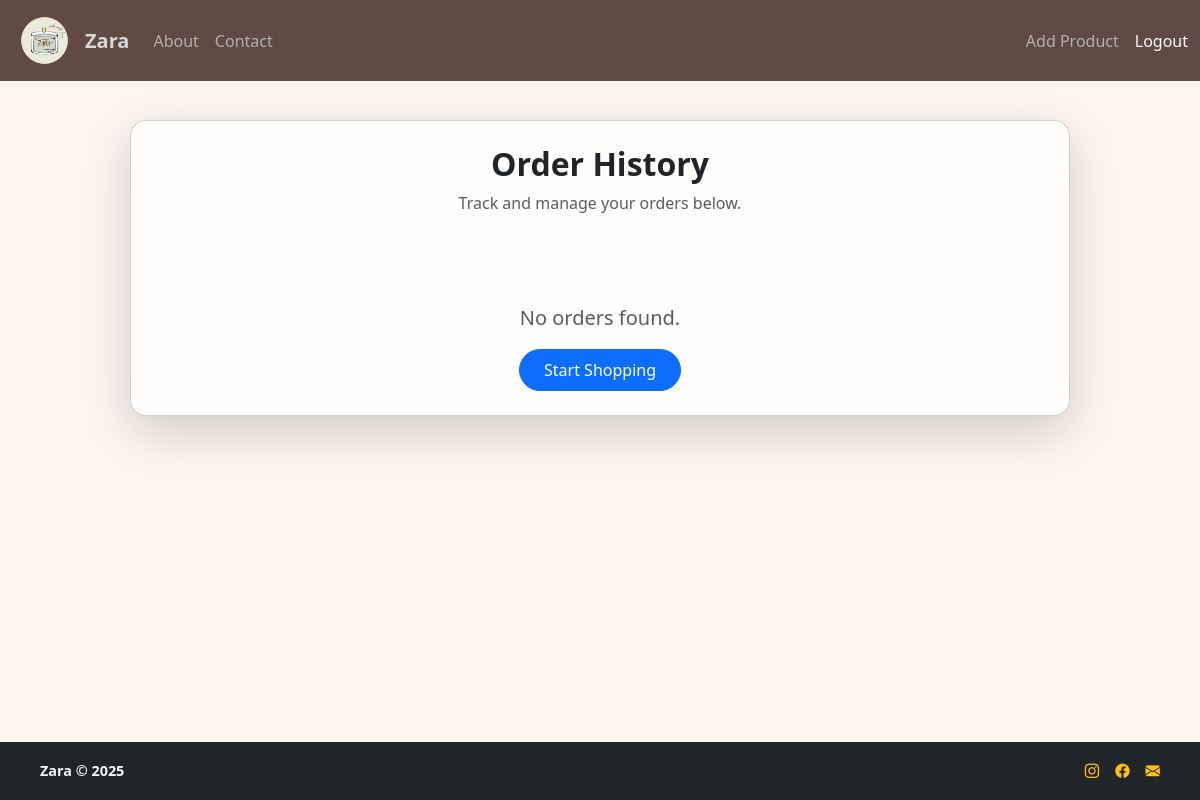
The page /orders/orders/history/ (signed in) on the database as committed earlier.
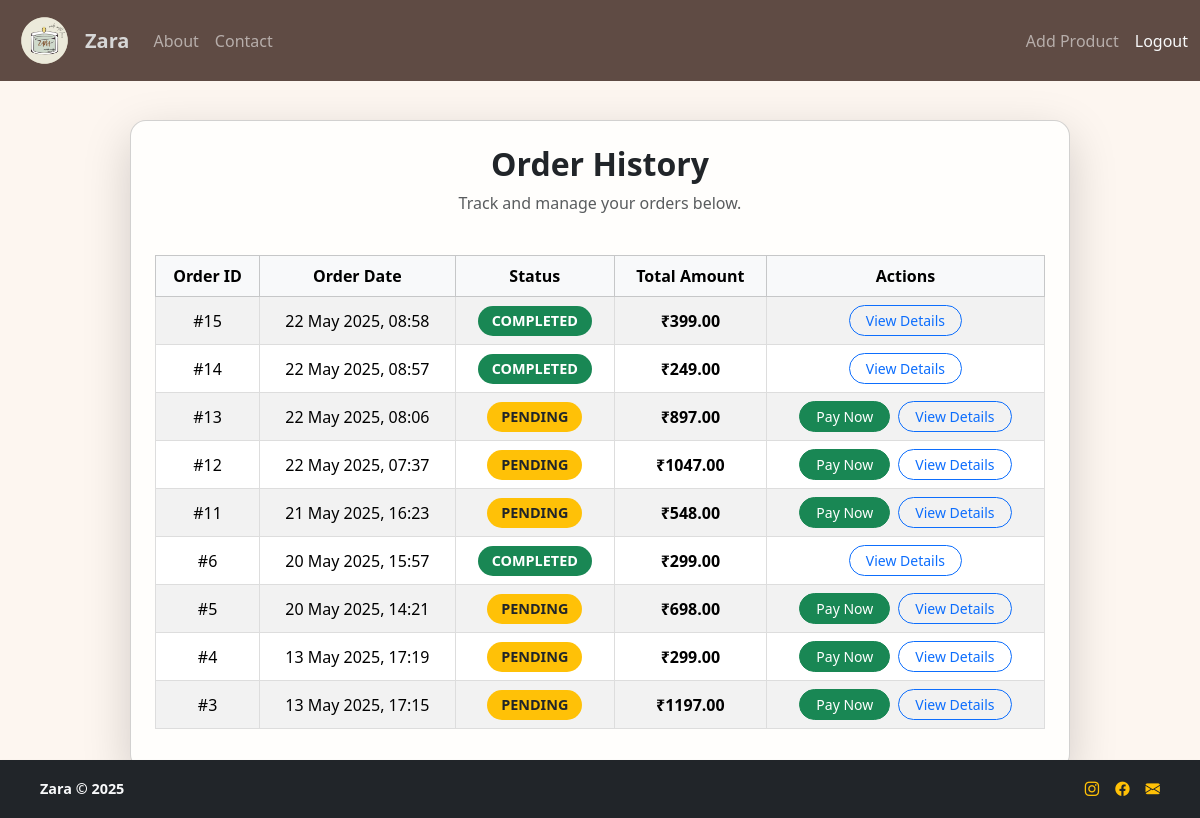
The same page on the database as committed later.
### orders/models.py (models this page shows, shortened)
class Order(models.Model):
    user = models.ForeignKey(User, on_delete=models.CASCADE)
    order_date = models.DateTimeField(auto_now_add=True)
    total_amount = models.DecimalField(max_digits=10, decimal_places=2)
    status = models.CharField(max_length=20, choices=[('PENDING','Pending'),('COMPLETED','Completed')])
    razorpay_order_id = models.CharField(max_length=255)
    address = models.ForeignKey(Address, on_delete=models.CASCADE, null=True, blank=True, related_name="orders")

### orders/views.py (the view)
# urls.py: path('orders/history/', views.order_history, name='order_history'),
@login_required
def order_history(request):
    orders = Order.objects.filter(user=request.user).prefetch_related('order_details').order_by('-order_date')
    return render(request, 'order_history.html', {'orders': orders})

### orders/templates/order_history.html (shortened to what this page needs)
{% extends 'base.html' %}
{% load static %}
{% block content %}
<section class="container py-5">
  <div class="card shadow-lg rounded-4 p-4 mx-auto" style="max-width: 1100px; background-color: #fffefc;">
    <div class="text-center mb-4">
      <h2 class="fw-bold">Order History</h2>
      <p class="text-muted">Track and manage your orders below.</p>
    </div>
    {% if orders %}
    <div class="table-responsive">
      <table class="table table-bordered table-striped text-center align-middle" style="border: 1px solid #ddd;">
        <thead class="table-light">
          <tr>
            <th scope="col">Order ID</th>
            <th scope="col">Order Date</th>
            <th scope="col">Status</th>
            <th scope="col">Total Amount</th>
            <th scope="col">Actions</th>
          </tr>
        </thead>
        <tbody>
          {% for order in orders %}
          <tr>
            <td>#{{ order.id }}</td>
            <td>{{ order.order_date|date:"d M Y, H:i" }}</td>
            <td>
              <span class="badge
                {% if order.status == 'PENDING' %} bg-warning text-dark
                {% elif order.status == 'COMPLETED' %} bg-success
                {% else %} bg-secondary
                {% endif %}" style="padding: 8px 14px; font-size: 0.9rem; border-radius: 20px;">
                {{ order.status }}
              </span>
            </td>
            <td><strong>₹{{ order.total_amount }}</strong></td>
            <td>
              <div class="d-flex justify-content-center gap-2 flex-wrap">
                {% if order.status == 'PENDING' %}
                <a href="{% url 'payment:create_razorpay_order' order.id %}" class="btn btn-success btn-sm px-3 rounded-pill">Pay Now</a>
                {% endif %}
                <a href="{% url 'order_detail' order.id %}" class="btn btn-outline-primary btn-sm px-3 rounded-pill">View Details</a>
              </div>
            </td>
          </tr>
          {% endfor %}
        </tbody>
      </table>
    </div>
    {% else %}
    <div class="text-center mt-5">
      <p class="text-muted fs-5">No orders found.</p>
      <a href="{% url 'homepage' %}" class="btn btn-primary px-4 py-2 rounded-pill">Start Shopping</a>
    </div>
    {% endif %}
  </div>
</section>
{% endblock %}

### mainapp/templates/base.html (shortened to what this page needs)
<!doctype html>
{% load static %}
<html lang="en">
<head>
  <link rel="stylesheet" href="https://cdn.jsdelivr.net/npm/bootstrap-icons@1.10.5/font/bootstrap-icons.css">
  <link href="https://cdn.jsdelivr.net/npm/bootstrap@5.3.3/dist/css/bootstrap.min.css" rel="stylesheet">
  <link rel="stylesheet" href="{% static 'css/style.css' %}">
</head>
<body style="background-color: #fdf6f0;">
  <header class="position-fixed top-0 w-100 z-3" id="site-header">
    <nav class="navbar navbar-expand-lg navbar-dark py-2" style="background-color: #5f4b44; min-height: 60px;">
      <div class="container-fluid">
        <img src="{% static 'images\logos\3-removebg-preview.png' %}" alt="Zara Logo" width="65" height="65" class="me-2 rounded-circle">
        <a class="navbar-brand" href="{% url 'homepage' %}" style="color: #d7d7d7; font-weight: 600;">Zara</a>
        <div class="collapse navbar-collapse" id="navbarNavDropdown">
          <ul class="navbar-nav me-3">
            <li class="nav-item">
              <a class="nav-link" href="{% url 'aboutpage' %}">About</a>
            </li>
            <li class="nav-item">
                <a class="nav-link" href="{% url 'contactpage' %}">Contact</a>
              </li>
          </ul>
          <div class="d-flex align-items-center ms-auto gap-3">
            <ul class="navbar-nav d-flex flex-row align-items-center gap-2 mb-0">
              {% if user.is_authenticated %}
                {% if user.is_staff %}
                <li class="nav-item">
                  <a class="nav-link" href="{% url 'add_product' %}">Add Product</a>
                </li>
                {% endif %}
                <li class="nav-item">
                  <form method="post" action="{% url 'logout' %}">
                    <button type="submit" class="nav-link btn btn-link p-0 text-decoration-none text-light">Logout</button>
                  </form>
                </li>
              {% endif %}
            </ul>
          </div>
        </div>
      </div>
    </nav>
  </header>
  <main class="mt-5 pt-4">
    {% block content %}{% endblock %}
  </main>
  <footer class="bg-dark text-light position-fixed bottom-0 w-100 py-2 px-3 shadow-sm" style="font-size: 0.9rem;">
    <div class="container d-flex justify-content-between align-items-center">
      <span class="fw-semibold">Zara &copy; 2025</span>
      <div class="d-flex gap-3">
        <a href="#" class="text-warning text-decoration-none">
          <i class="bi bi-instagram"></i>
        </a>
        <a href="#" class="text-warning text-decoration-none">
          <i class="bi bi-facebook"></i>
        </a>
        <a href="#" class="text-warning text-decoration-none">
          <i class="bi bi-envelope-fill"></i>
        </a>
      </div>
    </div>
  </footer>
</body>
</html>

### static/css/style.css (style rules this page uses)
* { margin: 0; padding: 0; box-sizing: border-box; }
body { font-family: 'Segoe UI', Tahoma, Geneva, Verdana, sans-serif; background-color: #fdf6f0; color: black; }
main { margin: auto; margin-top: 80px; max-width: 80%; }
.container { padding: 10px; }

Rows that differ between the two databases and show on the page:
added Order: id "15", order_date "22 May 2025, 08:58", status "COMPLETED", total_amount "399.00"
added Order: id "14", order_date "22 May 2025, 08:57", status "COMPLETED", total_amount "249.00"
added Order: id "13", order_date "22 May 2025, 08:06", status "PENDING", total_amount "897.00", shows "Pay Now"
added Order: id "12", order_date "22 May 2025, 07:37", status "PENDING", total_amount "1047.00", shows "Pay Now"
added Order: id "11", order_date "21 May 2025, 16:23", status "PENDING", total_amount "548.00", shows "Pay Now"
added Order: id "6", order_date "20 May 2025, 15:57", status "COMPLETED", total_amount "299.00"
added Order: id "5", order_date "20 May 2025, 14:21", status "PENDING", total_amount "698.00", shows "Pay Now"
added Order: id "4", order_date "13 May 2025, 17:19", status "PENDING", total_amount "299.00", shows "Pay Now"
added Order: id "3", order_date "13 May 2025, 17:15", status "PENDING", total_amount "1197.00", shows "Pay Now"
Other text that changed with them:
text no longer shown: "No orders found. Start Shopping"
text now shown: "Order ID Order Date Status Total Amount Actions"
